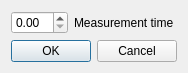
<?xml version="1.0" encoding="UTF-8"?>
<ui version="4.0">
 <class>MeasureDialog</class>
 <widget class="QDialog" name="MeasureDialog">
  <property name="geometry">
   <rect>
    <x>0</x>
    <y>0</y>
    <width>222</width>
    <height>85</height>
   </rect>
  </property>
  <property name="windowTitle">
   <string>Advanced measurement command</string>
  </property>
  <layout class="QFormLayout" name="formLayout">
   <property name="sizeConstraint">
    <enum>QLayout::SetFixedSize</enum>
   </property>
   <item row="0" column="0">
    <layout class="QHBoxLayout" name="horizontalLayout">
     <item>
      <widget class="QDoubleSpinBox" name="measurementTime"/>
     </item>
     <item>
      <widget class="QLabel" name="label">
       <property name="text">
        <string>Measurement time</string>
       </property>
      </widget>
     </item>
    </layout>
   </item>
   <item row="1" column="0">
    <widget class="QDialogButtonBox" name="buttonBox">
     <property name="orientation">
      <enum>Qt::Horizontal</enum>
     </property>
     <property name="standardButtons">
      <set>QDialogButtonBox::Cancel|QDialogButtonBox::Ok</set>
     </property>
    </widget>
   </item>
  </layout>
 </widget>
 <resources/>
 <connections>
  <connection>
   <sender>buttonBox</sender>
   <signal>accepted()</signal>
   <receiver>MeasureDialog</receiver>
   <slot>accept()</slot>
   <hints>
    <hint type="sourcelabel">
     <x>248</x>
     <y>254</y>
    </hint>
    <hint type="destinationlabel">
     <x>157</x>
     <y>274</y>
    </hint>
   </hints>
  </connection>
  <connection>
   <sender>buttonBox</sender>
   <signal>rejected()</signal>
   <receiver>MeasureDialog</receiver>
   <slot>reject()</slot>
   <hints>
    <hint type="sourcelabel">
     <x>316</x>
     <y>260</y>
    </hint>
    <hint type="destinationlabel">
     <x>286</x>
     <y>274</y>
    </hint>
   </hints>
  </connection>
 </connections>
</ui>
